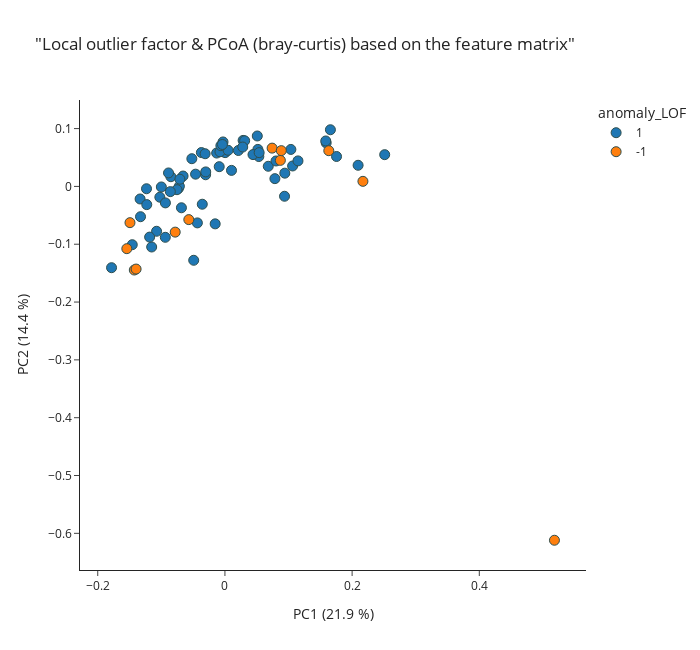

Notebook source saved alongside this figure:
### Code cell
# Local outlier factor (LOF)
trace2 = pcoa_2d(
    matrix= metric_df[:-1],
    data = SC,
    metric= 'braycurtis',
    filename_col = 'filename',
    group_col='anomaly_LOF',
    title='"Local outlier factor & PCoA (bray-curtis) based on the feature matrix"'
    )

### Figure 1 — Plotly figure (JSON) as saved in the notebook; plotly's stock layout.template omitted (floating-point values rounded to 4 significant figures)
{"data": [{"hovertemplate": "<b>%{hovertext}</b><br><br>anomaly_LOF=1<br>PC1 (21.9 %)=%{x}<br>PC2 (14.4 %)=%{y}<extra></extra>", "hovertext": ["LQ-01-61-01_pos.mzXML", "LQ-01-61-02_pos.mzXML", "LQ-01-61-03_pos.mzXML", "LQ-01-61-04_pos.mzXML", "LQ-01-61-05_pos.mzXML", "LQ-01-61-06_pos.mzXML", "LQ-01-61-08_pos.mzXML", "LQ-01-61-09_pos.mzXML", "LQ-01-61-10_pos.mzXML", "LQ-01-61-11_pos.mzXML", "LQ-01-61-12_pos.mzXML", "LQ-01-61-13_pos.mzXML", "LQ-01-61-14_pos.mzXML", "LQ-01-61-15_pos.mzXML", "LQ-01-61-16_pos.mzXML", "LQ-01-61-17_pos.mzXML", "LQ-01-61-18_pos.mzXML", "LQ-01-61-20_pos.mzXML", "LQ-01-61-21_pos.mzXML", "LQ-01-61-24_pos.mzXML", "LQ-01-61-25_pos.mzXML", "LQ-01-61-26_pos.mzXML", "LQ-01-61-27_pos.mzXML", "LQ-01-61-28_pos.mzXML", "LQ-01-61-29_pos.mzXML", "LQ-01-61-30_pos.mzXML", "LQ-01-61-31_pos.mzXML", "LQ-01-61-32_pos.mzXML", "LQ-01-61-33_pos.mzXML", "LQ-01-61-34_pos.mzXML", "LQ-01-61-35_pos.mzXML", "LQ-01-61-36_pos.mzXML", "LQ-01-61-37_pos.mzXML", "LQ-01-61-38_pos.mzXML", "LQ-01-61-39_pos.mzXML", "LQ-01-61-40_pos.mzXML", "LQ-01-61-42_pos.mzXML", "LQ-01-61-43_pos.mzXML", "LQ-01-61-44_pos.mzXML", "LQ-01-61-45_pos.mzXML", "LQ-01-61-46_pos.mzXML", "LQ-01-61-48_pos.mzXML", "LQ-01-61-49_pos.mzXML", "LQ-01-61-50_pos.mzXML", "LQ-01-61-51_pos.mzXML", "LQ-01-61-52_pos.mzXML", "LQ-01-61-53_pos.mzXML", "LQ-01-61-57_pos.mzXML", "LQ-01-61-58_pos.mzXML", "LQ-01-61-59_pos.mzXML", "LQ-01-61-61_pos.mzXML", "LQ-01-61-62_pos.mzXML", "LQ-01-61-63_pos.mzXML", "LQ-01-61-64_pos.mzXML", "LQ-01-61-65_pos.mzXML", "LQ-01-61-66_pos.mzXML", "LQ-01-61-67_pos.mzXML", "LQ-01-61-68_pos.mzXML", "LQ-01-61-69_pos.mzXML", "LQ-01-61-70_pos.mzXML", "LQ-01-61-71_pos.mzXML", "LQ-01-61-73_pos.mzXML", "LQ-01-61-74_pos.mzXML", "LQ-01-61-75_pos.mzXML"], "legendgroup": "1", "marker": {"color": "#1F77B4", "line": {"color": "DarkSlateGrey", "width": 1}, "size": 10, "symbol": "circle"}, "mode": "markers", "name": "1", "orientation": "v", "showlegend": true, "type": "scatter", "x": [0.07857, -0.06841, -0.1152, -0.1075, -0.06584, -0.09376, 0.2512, 0.2094, -0.01302, -0.1023, 0.02859, -0.008983, -0.04909, 0.0002516, -0.03038, -0.03563, 0.01033, -0.08497, 0.05328, -0.0731, -0.08871, -0.03707, -0.007788, 0.1755, 0.1064, 0.05185, -0.1783, -0.1327, -0.03113, -0.07164, -0.1233, 0.004957, -0.04333, -0.0302, -0.002987, -0.05204, 0.04412, 0.1037, -0.07541, -0.09998, -0.0064, -0.07082, -0.08586, -0.0936, 0.02108, 0.03103, -0.04616, 0.06813, -0.1334, 0.05088, 0.05382, 0.1592, -0.003966, 0.02798, 0.1659, 0.1149, 0.09371, 0.1586, 0.09417, -0.01533, 0.08028, -0.1184, -0.1457, -0.1229], "xaxis": "x", "y": [0.01343, -0.03696, -0.1048, -0.0776, 0.01793, -0.08804, 0.05491, 0.03654, 0.05768, -0.01869, 0.07957, 0.03414, -0.1278, 0.0584, 0.02015, -0.03083, 0.02772, 0.01677, 0.05163, -0.003362, 0.02329, 0.05851, 0.05984, 0.05174, 0.03535, 0.06401, -0.1406, -0.05241, 0.0565, 0.0003658, -0.004059, 0.06245, -0.0631, 0.02507, 0.07688, 0.04791, 0.05501, 0.06394, -0.005663, -0.0009556, 0.07047, 0.01244, -0.009034, -0.02851, 0.06209, 0.0789, 0.02118, 0.03482, -0.02174, 0.0872, 0.05841, 0.07529, 0.07247, 0.06811, 0.09798, 0.0441, -0.01704, 0.07859, 0.02291, -0.06477, 0.04397, -0.08766, -0.1008, -0.03151], "yaxis": "y"}, {"hovertemplate": "<b>%{hovertext}</b><br><br>anomaly_LOF=-1<br>PC1 (21.9 %)=%{x}<br>PC2 (14.4 %)=%{y}<extra></extra>", "hovertext": ["LQ-01-61-07_pos.mzXML", "LQ-01-61-19_pos.mzXML", "LQ-01-61-22_pos.mzXML", "LQ-01-61-23_pos.mzXML", "LQ-01-61-41_pos.mzXML", "LQ-01-61-47_pos.mzXML", "LQ-01-61-54_pos.mzXML", "LQ-01-61-55_pos.mzXML", "LQ-01-61-56_pos.mzXML", "LQ-01-61-60_pos.mzXML", "LQ-01-61-72_pos.mzXML", "LQ-01-61-77_pos.mzXML"], "legendgroup": "-1", "marker": {"color": "#FF7F0E", "line": {"color": "DarkSlateGrey", "width": 1}, "size": 10, "symbol": "circle"}, "mode": "markers", "name": "-1", "orientation": "v", "showlegend": true, "type": "scatter", "x": [-0.1543, -0.1493, 0.08716, 0.1633, -0.0568, 0.0742, -0.0782, -0.1425, -0.1397, 0.217, 0.08862, 0.5182], "xaxis": "x", "y": [-0.1077, -0.0627, 0.04503, 0.06177, -0.05745, 0.06621, -0.07907, -0.1446, -0.1429, 0.008768, 0.06186, -0.612], "yaxis": "y"}], "layout": {"height": 650, "legend": {"title": {"text": "anomaly_LOF"}, "tracegroupgap": 0}, "title": {"text": "\"Local outlier factor & PCoA (bray-curtis) based on the feature matrix\""}, "width": 700, "xaxis": {"anchor": "y", "domain": [0, 1], "title": {"text": "PC1 (21.9 %)"}}, "yaxis": {"anchor": "x", "domain": [0, 1], "title": {"text": "PC2 (14.4 %)"}}}}
